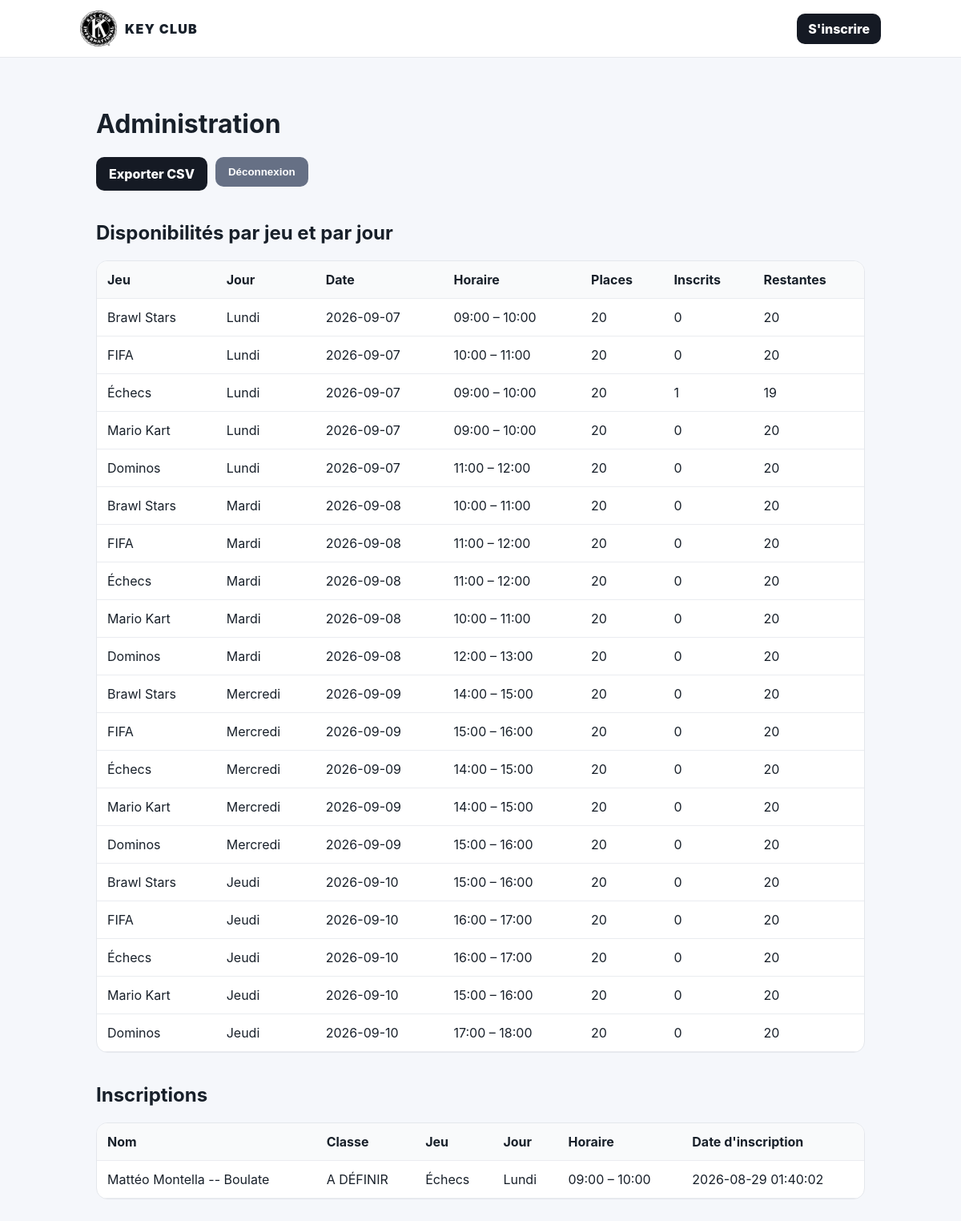
Page /admin (signed in) on the committed database.
### tables this page shows
CREATE TABLE game_days (
    id INTEGER PRIMARY KEY AUTOINCREMENT,
    game_id INTEGER NOT NULL,
    day_id INTEGER NOT NULL,
    capacity INTEGER NOT NULL CHECK(capacity > 0),
    start_time TEXT,
    end_time TEXT,
    UNIQUE(game_id, day_id),
    FOREIGN KEY(game_id) REFERENCES games(id) ON DELETE CASCADE,
    FOREIGN KEY(day_id) REFERENCES event_days(id) ON DELETE CASCADE
);

CREATE TABLE registrations (
    id INTEGER PRIMARY KEY AUTOINCREMENT,
    game_day_id INTEGER NOT NULL,
    first_name TEXT NOT NULL,
    last_name TEXT NOT NULL,
    class_name TEXT NOT NULL,
    cancel_token TEXT NOT NULL UNIQUE,
    created_at TEXT NOT NULL DEFAULT CURRENT_TIMESTAMP,
    FOREIGN KEY(game_day_id) REFERENCES game_days(id) ON DELETE CASCADE
);

CREATE TABLE games (
    id INTEGER PRIMARY KEY AUTOINCREMENT,
    name TEXT NOT NULL UNIQUE,
    slug TEXT NOT NULL UNIQUE,
    description TEXT DEFAULT ''
);

CREATE TABLE event_days (
    id INTEGER PRIMARY KEY AUTOINCREMENT,
    label TEXT NOT NULL,
    event_date TEXT NOT NULL UNIQUE
);

### app.py (the view)
@app.route("/admin", methods=["GET", "POST"])
def admin():
    if request.method == "POST" and not session.get("admin"):
        if request.form.get("password") == ADMIN_PASSWORD:
            session["admin"] = True
        else:
            return render_template("admin.html", error="Mot de passe incorrect.")
    if not session.get("admin"):
        return render_template("admin.html", login=True)
    conn = get_db()
    days = conn.execute("""
        SELECT g.name AS game_name, d.label, d.event_date, gd.capacity,
               gd.start_time, gd.end_time,
               COUNT(r.id) AS registered, gd.capacity - COUNT(r.id) AS remaining
        FROM game_days gd
        JOIN games g ON g.id = gd.game_id
        JOIN event_days d ON d.id = gd.day_id
        LEFT JOIN registrations r ON r.game_day_id = gd.id
        GROUP BY gd.id ORDER BY d.event_date, g.id
    """).fetchall()
    registrations = conn.execute("""
        SELECT r.id, r.first_name, r.last_name, r.class_name, r.created_at,
               g.name AS game_name, d.label, d.event_date, gd.start_time, gd.end_time
        FROM registrations r
        JOIN game_days gd ON gd.id = r.game_day_id
        JOIN games g ON g.id = gd.game_id
        JOIN event_days d ON d.id = gd.day_id
        ORDER BY r.created_at DESC
    """).fetchall()
    conn.close()
    return render_template("admin.html", days=days, registrations=registrations)

### app.py (called while the page is built)
def get_db():
    return DBConnection()

    def _sql(self, query):
        return query.replace("?", "%s") if self.postgres else query

    def execute(self, query, params=()):
        return self.conn.execute(self._sql(query), params)

    def close(self):
        self.conn.close()

### templates/admin.html (shortened to what this page needs)
{% extends "base.html" %}
{% block content %}
<main class="container">
  <h1>Administration</h1>
  {% if login %}
    {% if error %}<div class="alert error">{{ error }}</div>{% endif %}
    <form method="post" class="form narrow-form">
      <label>Mot de passe
        <input type="password" name="password" required>
      </label>
      <button class="button">Connexion</button>
    </form>
  {% else %}
    <div class="admin-actions">
      <a class="button" href="{{ url_for('export_csv') }}">Exporter CSV</a>
      <form method="post" action="{{ url_for('logout') }}"><button class="button secondary">Déconnexion</button></form>
    </div>
    <h2>Disponibilités par jeu et par jour</h2>
    <div class="table-wrap"><table>
      <tr><th>Jeu</th><th>Jour</th><th>Date</th><th>Horaire</th><th>Places</th><th>Inscrits</th><th>Restantes</th></tr>
      {% for d in days %}
      <tr><td>{{ d.game_name }}</td><td>{{ d.label }}</td><td>{{ d.event_date }}</td><td>{{ d.start_time }} – {{ d.end_time }}</td><td>{{ d.capacity }}</td><td>{{ d.registered }}</td><td>{{ d.remaining }}</td></tr>
      {% endfor %}
    </table></div>
    <h2>Inscriptions</h2>
    <div class="table-wrap"><table>
      <tr><th>Nom</th><th>Classe</th><th>Jeu</th><th>Jour</th><th>Horaire</th><th>Date d'inscription</th></tr>
      {% for r in registrations %}
      <tr><td>{{ r.first_name|title }} {{ r.last_name|title }}</td><td>{{ r.class_name|upper }}</td><td>{{ r.game_name }}</td><td>{{ r.label }}</td><td>{{ r.start_time }} – {{ r.end_time }}</td><td>{{ r.created_at }}</td></tr>
      {% endfor %}
    </table></div>
  {% endif %}
</main>
{% endblock %}

### templates/base.html (shortened to what this page needs)
<!doctype html>
<html lang="fr">
<head>
  <link rel="stylesheet" href="{{ url_for('static', filename='style.css') }}">
</head>
<body>
  <nav class="navbar">
    <a href="{{ url_for('index') }}" class="brand">
      <img src="{{ url_for('static', filename='images/key-club.png') }}" alt="Logo Key Club">
      <span>KEY CLUB</span>
    </a>
    <div class="nav-actions">
      <a href="{{ url_for('inscription') }}" class="nav-register">S'inscrire</a>
    </div>
  </nav>
  {% block content %}{% endblock %}
</body>
</html>

### static/style.css (style rules this page uses)
* { box-sizing:border-box }
body { margin:0;font-family:Inter,system-ui,-apple-system,BlinkMacSystemFont,"Segoe UI",sans-serif;background:#f5f7fb;color:#18202a;padding-bottom:90px }
.navbar { height:72px;background:#fff;border-bottom:1px solid #e6e8ec;display:flex;align-items:center;justify-content:space-between;padding:0 max(20px,calc((100% - 1000px)/2));position:sticky;top:0;z-index:10 }
.brand { display:flex;align-items:center;gap:10px;font-weight:900;letter-spacing:.08em;color:#18202a;text-decoration:none }
.brand img { width:46px;height:46px;object-fit:contain }
.nav-actions { display:flex;align-items:center;gap:28px }
.nav-register { color:#fff;background:#151a24;border-radius:10px;padding:9px 14px;text-decoration:none;font-weight:800 }
.hero-inner,.container { max-width:1000px;margin:auto }
.container { padding:42px 20px }
.button { display:inline-block;border:0;border-radius:10px;padding:11px 16px;background:#151a24;color:#fff;text-decoration:none;cursor:pointer;font-weight:800;text-align:center }
.button.secondary { background:#667085 }
.actions,.admin-actions { display:flex;gap:10px;flex-wrap:wrap }
.table-wrap { overflow:auto;background:#fff;border-radius:14px;margin-bottom:35px;border:1px solid #e4e7ec }
table { width:100%;border-collapse:collapse }
th,td { padding:13px;text-align:left;border-bottom:1px solid #eaecf0;white-space:nowrap }
th { background:#f9fafb }
h2 { margin-top:38px }

### rows in the picture
game_days: game_name "Brawl Stars", label "Lundi", event_date "2026-09-07", start_time "09:00", end_time "10:00", capacity "20", registered "0", remaining "20"
game_days: game_name "FIFA", label "Lundi", event_date "2026-09-07", start_time "10:00", end_time "11:00", capacity "20", registered "0", remaining "20"
game_days: game_name "Échecs", label "Lundi", event_date "2026-09-07", start_time "09:00", end_time "10:00", capacity "20", registered "1", remaining "19"
game_days: game_name "Mario Kart", label "Lundi", event_date "2026-09-07", start_time "09:00", end_time "10:00", capacity "20", registered "0", remaining "20"
game_days: game_name "Dominos", label "Lundi", event_date "2026-09-07", start_time "11:00", end_time "12:00", capacity "20", registered "0", remaining "20"
game_days: game_name "Brawl Stars", label "Mardi", event_date "2026-09-08", start_time "10:00", end_time "11:00", capacity "20", registered "0", remaining "20"
game_days: game_name "FIFA", label "Mardi", event_date "2026-09-08", start_time "11:00", end_time "12:00", capacity "20", registered "0", remaining "20"
game_days: game_name "Échecs", label "Mardi", event_date "2026-09-08", start_time "11:00", end_time "12:00", capacity "20", registered "0", remaining "20"
game_days: game_name "Mario Kart", label "Mardi", event_date "2026-09-08", start_time "10:00", end_time "11:00", capacity "20", registered "0", remaining "20"
game_days: game_name "Dominos", label "Mardi", event_date "2026-09-08", start_time "12:00", end_time "13:00", capacity "20", registered "0", remaining "20"
game_days: game_name "Brawl Stars", label "Mercredi", event_date "2026-09-09", start_time "14:00", end_time "15:00", capacity "20", registered "0", remaining "20"
game_days: game_name "FIFA", label "Mercredi", event_date "2026-09-09", start_time "15:00", end_time "16:00", capacity "20", registered "0", remaining "20"
game_days: game_name "Échecs", label "Mercredi", event_date "2026-09-09", start_time "14:00", end_time "15:00", capacity "20", registered "0", remaining "20"
game_days: game_name "Mario Kart", label "Mercredi", event_date "2026-09-09", start_time "14:00", end_time "15:00", capacity "20", registered "0", remaining "20"
game_days: game_name "Dominos", label "Mercredi", event_date "2026-09-09", start_time "15:00", end_time "16:00", capacity "20", registered "0", remaining "20"
game_days: game_name "Brawl Stars", label "Jeudi", event_date "2026-09-10", start_time "15:00", end_time "16:00", capacity "20", registered "0", remaining "20"
game_days: game_name "FIFA", label "Jeudi", event_date "2026-09-10", start_time "16:00", end_time "17:00", capacity "20", registered "0", remaining "20"
game_days: game_name "Échecs", label "Jeudi", event_date "2026-09-10", start_time "16:00", end_time "17:00", capacity "20", registered "0", remaining "20"
game_days: game_name "Mario Kart", label "Jeudi", event_date "2026-09-10", start_time "15:00", end_time "16:00", capacity "20", registered "0", remaining "20"
game_days: game_name "Dominos", label "Jeudi", event_date "2026-09-10", start_time "17:00", end_time "18:00", capacity "20", registered "0", remaining "20"
registrations: first_name "Mattéo", last_name "Montella -- Boulate", class_name "A DÉFINIR", game_name "Échecs", label "Lundi", start_time "09:00", end_time "10:00", created_at "2026-08-29 01:40:02"
